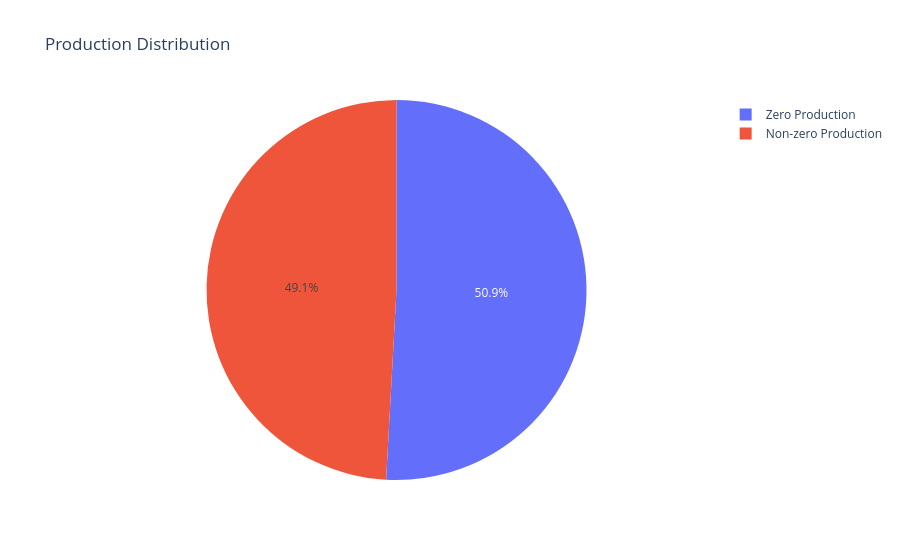

The notebook cell this image was saved under:
### Markdown cell above
Visualizing Zero vs Non-Zero Production Samples

### Code cell
import plotly.express as px

labels = ['Zero Production', 'Non-zero Production']
counts = [sum(df['production'] == 0), sum(df['production'] > 0)]

fig = px.pie(values=counts, names=labels, title='Production Distribution')
fig.show()

### Figure 1 — Plotly figure (JSON) as saved in the notebook; plotly's stock layout.template omitted (floating-point values rounded to 4 significant figures)
{"data": [{"domain": {"x": [0, 1], "y": [0, 1]}, "hovertemplate": "label=%{label}<br>value=%{value}<extra></extra>", "labels": ["Zero Production", "Non-zero Production"], "legendgroup": "", "name": "", "showlegend": true, "type": "pie", "values": [4418, 4267]}], "layout": {"legend": {"tracegroupgap": 0}, "title": {"text": "Production Distribution"}}}
